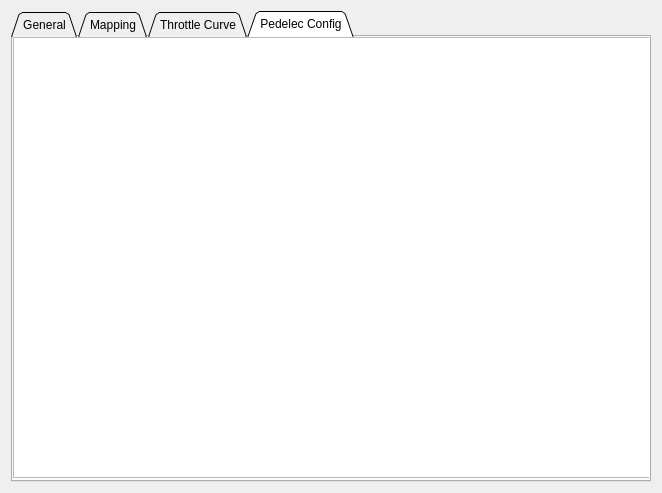
<?xml version="1.0" encoding="UTF-8"?>
<ui version="4.0">
 <class>PageAppAdc</class>
 <widget class="QWidget" name="PageAppAdc">
  <property name="geometry">
   <rect>
    <x>0</x>
    <y>0</y>
    <width>662</width>
    <height>493</height>
   </rect>
  </property>
  <property name="windowTitle">
   <string>Form</string>
  </property>
  <layout class="QVBoxLayout" name="verticalLayout">
   <item>
    <widget class="QTabWidget" name="tabWidget">
     <property name="tabShape">
      <enum>QTabWidget::Triangular</enum>
     </property>
     <property name="currentIndex">
      <number>3</number>
     </property>
     <widget class="QWidget" name="tab">
      <attribute name="title">
       <string>General</string>
      </attribute>
      <layout class="QVBoxLayout" name="verticalLayout_2">
       <item>
        <widget class="ParamTable" name="generalTab"/>
       </item>
      </layout>
     </widget>
     <widget class="QWidget" name="tab_2">
      <attribute name="title">
       <string>Mapping</string>
      </attribute>
      <layout class="QVBoxLayout" name="verticalLayout_3">
       <item>
        <widget class="ParamTable" name="mappingTab"/>
       </item>
       <item>
        <widget class="AdcMap" name="adcMap" native="true"/>
       </item>
      </layout>
     </widget>
     <widget class="QWidget" name="tab_3">
      <attribute name="title">
       <string>Throttle Curve</string>
      </attribute>
      <layout class="QVBoxLayout" name="verticalLayout_4">
       <item>
        <widget class="ParamTable" name="throttleCurveTab">
         <property name="sizePolicy">
          <sizepolicy hsizetype="Expanding" vsizetype="Fixed">
           <horstretch>0</horstretch>
           <verstretch>0</verstretch>
          </sizepolicy>
         </property>
         <property name="maximumSize">
          <size>
           <width>16777215</width>
           <height>100</height>
          </size>
         </property>
        </widget>
       </item>
       <item>
        <widget class="QCustomPlot" name="throttlePlot" native="true">
         <property name="sizePolicy">
          <sizepolicy hsizetype="Preferred" vsizetype="MinimumExpanding">
           <horstretch>0</horstretch>
           <verstretch>0</verstretch>
          </sizepolicy>
         </property>
        </widget>
       </item>
      </layout>
     </widget>
     <widget class="QWidget" name="tab_4">
      <attribute name="title">
       <string>Pedelec Config</string>
      </attribute>
      <widget class="ParamTable" name="PedelecConfigTab">
       <property name="geometry">
        <rect>
         <x>0</x>
         <y>0</y>
         <width>641</width>
         <height>441</height>
        </rect>
       </property>
      </widget>
     </widget>
    </widget>
   </item>
  </layout>
 </widget>
 <customwidgets>
  <customwidget>
   <class>ParamTable</class>
   <extends>QTableWidget</extends>
   <header>widgets/paramtable.h</header>
  </customwidget>
  <customwidget>
   <class>QCustomPlot</class>
   <extends>QWidget</extends>
   <header>widgets/qcustomplot.h</header>
   <container>1</container>
  </customwidget>
  <customwidget>
   <class>AdcMap</class>
   <extends>QWidget</extends>
   <header>widgets/adcmap.h</header>
   <container>1</container>
  </customwidget>
 </customwidgets>
 <resources/>
 <connections/>
</ui>
